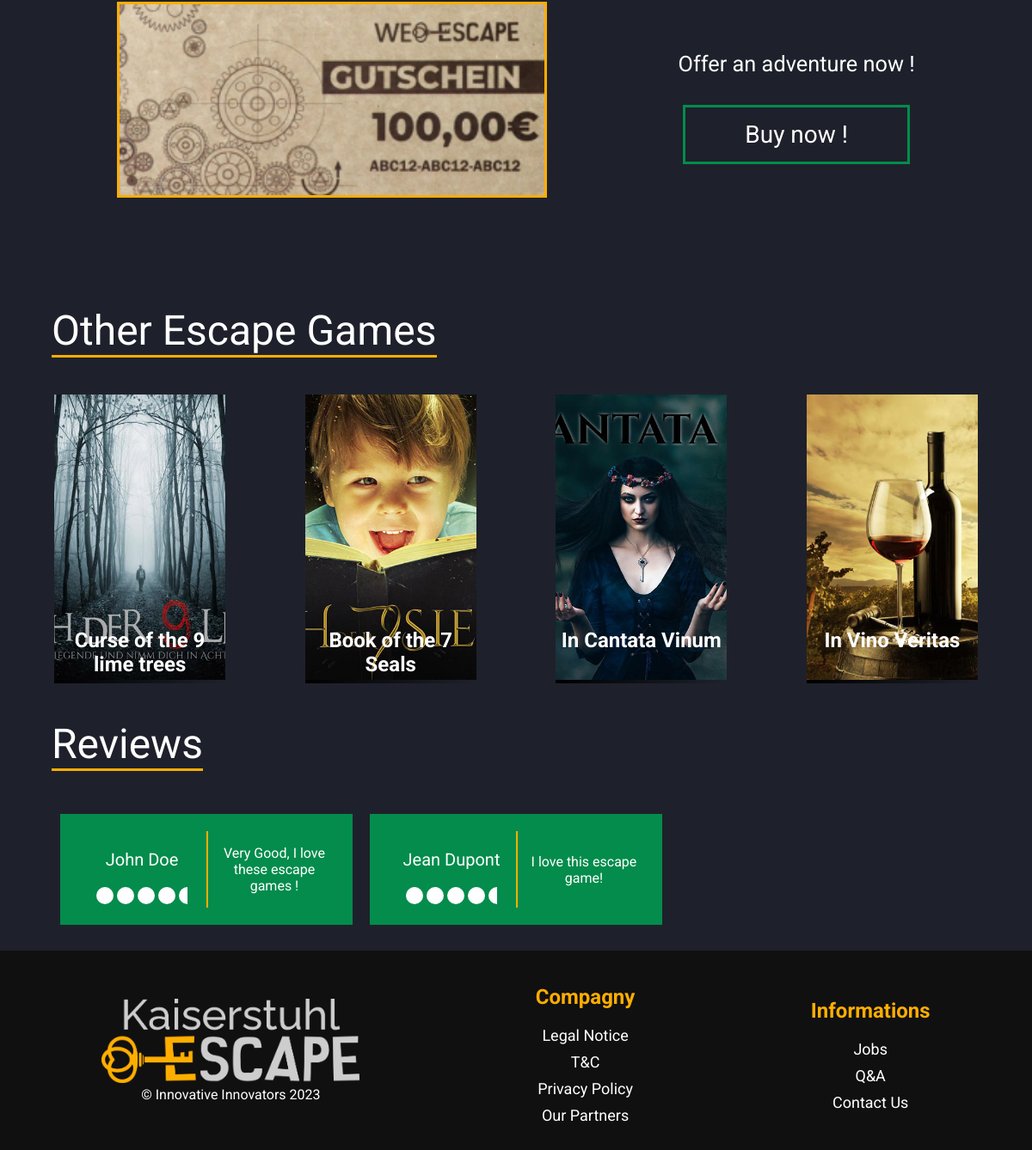
The app's page / (lower part), older data.
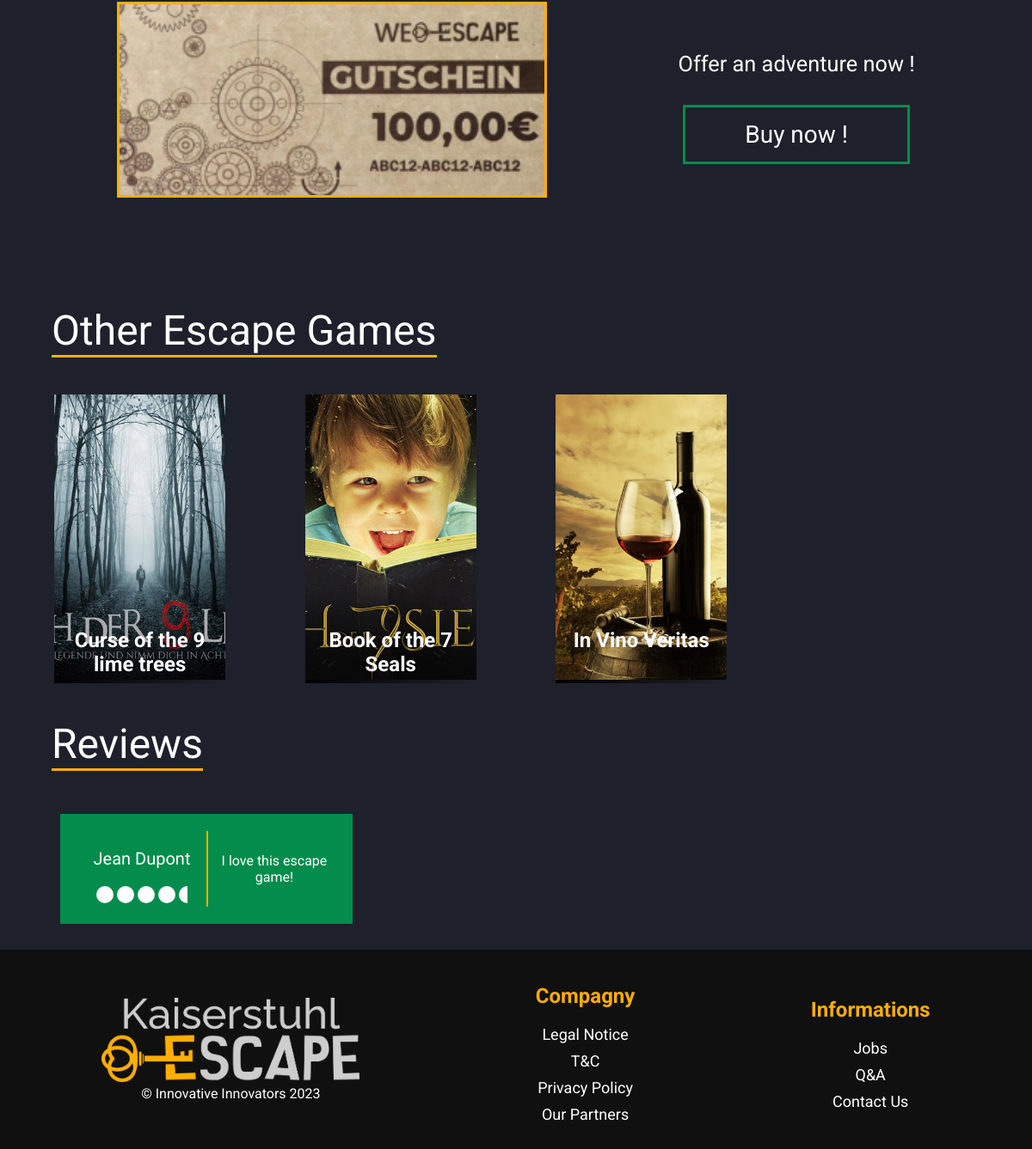
The same page, newer data.
### tables this page shows
CREATE TABLE `escapeGame` (
  `id_escapeGame` int(11) NOT NULL,
  `name` varchar(64) DEFAULT NULL,
  `nameFR` varchar(64) DEFAULT NULL,
  `description` text DEFAULT NULL,
  `descriptionFR` text DEFAULT NULL,
  `address` varchar(255) DEFAULT NULL,
  `duration` int(11) NOT NULL,
  `x` float DEFAULT NULL,
  `y` float DEFAULT NULL,
  `visible` tinyint(1) DEFAULT NULL,
  `onFront` tinyint(1) DEFAULT NULL,
  `price2_3Persons` float DEFAULT NULL,
  `price4Persons` float DEFAULT NULL,
  `price5Persons` float DEFAULT NULL,
  `price6Persons` float DEFAULT NULL,
  `price7Persons` float DEFAULT NULL,
  `price8Persons` float DEFAULT NULL,
  `price9Persons` float DEFAULT NULL,
  `price10Persons` float DEFAULT NULL,
  `price11Persons` float DEFAULT NULL,
  `price12Persons` float DEFAULT NULL,
  `price12PlusPersons` float DEFAULT NULL,
  `difficulty` enum('Beginner','Easy','Medium','Hard','Extreme') DEFAULT NULL,
  `difficultyFR` enum('Débutant','Facile','Moyen','Difficile','Extrême') DEFAULT NULL
);

CREATE TABLE `reviews` (
  `id_reviews` int(11) NOT NULL,
  `firstName` varchar(32) DEFAULT NULL,
  `lastName` varchar(32) DEFAULT NULL,
  `description` text DEFAULT NULL,
  `descriptionFR` text DEFAULT NULL,
  `rating` float DEFAULT NULL,
  `id_escapeGame` int(11) DEFAULT NULL,
  `id_user` int(11) DEFAULT NULL
);

### vue/vue.class.php (called while the page is built, shortened)
<?php
class vue
{
    private $fichierVue;
    public function __construct($action)
    {
        $this->fichierVue = "vue/vue" . $action . ".php";
    }
    public function afficher($data, $title)
    {
        require $this->fichierVue;
        require "gabarit.php";
    }
}

### controleur/ctrPage.class.php (called while the page is built, shortened)
<?php
require_once "modele/escapeGame.class.php";
require_once "modele/reviews.class.php";
require_once "vue/vue.class.php";
class ctrPage
{
    public $objEscapeGame;
    public $objReview;
    public function __construct()
    {
        $this->objEscapeGame = new escapeGame();
        $this->objReview = new review();
    }
    public function accueil()
    {
        if ($this->objEscapeGame->getFrontEscapeGames())
            $frontEscape = $this->objEscapeGame->getFrontEscapeGames();
        else
            $frontEscape = $this->objEscapeGame->getEscapeGames()[0];
        $escapeGames = $this->objEscapeGame->getEscapeGamesWithoutFront();
        $reviews = $this->objReview->getReviews();
        $title = "Home - Kaiserstuhl escape";
        $objVue = new vue("Accueil");
        $objVue->afficher(array("frontEscape" => $frontEscape, "escapeGames" => $escapeGames, "reviews" => $reviews), $title);
    }
}

### index.php (called while the page is built, shortened)
<?php
require "includes/default_config.php";
$objRouteur = new Routeur();
$objRouteur->routeurRequete();

### modele/escapeGame.class.php (called while the page is built, shortened)
<?php
require_once "modele/bdd.class.php";
require_once "vue/vue.class.php";
class escapeGame extends bdd
{
    public function getEscapeGamesWithoutFront()
    {
        $req = "SELECT * FROM escapeGame WHERE onFront = 0 AND visible = 1";
        $escapeGames = $this->execReq($req);
        return $escapeGames;
    }
}

### modele/bdd.class.php (called while the page is built, shortened)
<?php
abstract class bdd
{
    private $bdd;
    protected function execReq($req)
    {
        $reponse = $this->connexionBDD()->query($req);
        $resultat = $reponse->fetchAll(PDO::FETCH_ASSOC);
        return $resultat;
    }
    private function connexionBDD()
    {
        global $conf;
        if (!isset($this->bdd))
            try {
                $options = array(PDO::MYSQL_ATTR_INIT_COMMAND => "SET NAMES utf8");
                $this->bdd = new PDO('mysql:host=' . $conf->DBHOST . ';dbname=' . $conf->DBNAME, $conf->DBUSER, $conf->DBPWD, $options);
            } catch (Exception $err) {
                throw new Exception("Connexion à la BDD");
            }
        return $this->bdd;
    }
}

### includes/default_config.php (called while the page is built, shortened)
<?php
$conf = new stdClass();
$conf->DBHOST = config::$DBHost ?? "localhost";
$conf->DBUSER = config::$DBUser ?? "root";
$conf->DBNAME = config::DBNAME;
$conf->DBPWD = config::$DBPwd ?? "admin";

### modele/reviews.class.php (called while the page is built, shortened)
<?php
require_once "modele/bdd.class.php";
require_once "vue/vue.class.php";
class review extends bdd
{
    public function getReviews()
    {
        $req = "SELECT id_reviews, firstName, lastName, reviews.description, reviews.descriptionFR, rating, reviews.id_escapeGame, id_user, escapeGame.name, escapeGame.nameFR FROM reviews INNER JOIN escapeGame ON reviews.id_escapeGame = escapeGame.id_escapeGame";
        return $this->execReq($req);
    }
}

### vue/vueAccueil.php (the view, shortened to what the changed rows need)
<?php
if ($_SESSION["lang"] == "fr") {
    $titre = $frontEscape["nameFR"];
    $description = $frontEscape["descriptionFR"];
} elseif ($_SESSION["lang"] == "en") {
    $titre = $frontEscape["name"];
    $description = $frontEscape["description"];
} else {
    $titre = $frontEscape["name"];
    $description = $frontEscape["description"];
}
?>
    <?php
    if (file_exists("img/escapeGames/" . $frontEscape["id_escapeGame"] . ".jpg")) {
        $img = "img/escapeGames/" . $frontEscape["id_escapeGame"] . ".jpg";
    } elseif (file_exists("img/escapeGames/" . $frontEscape["id_escapeGame"] . ".png")) {
        $img = "img/escapeGames/" . $frontEscape["id_escapeGame"] . ".png";
    } elseif (file_exists("img/escapeGames/" . $frontEscape["id_escapeGame"] . ".jpeg")) {
        $img = "img/escapeGames/" . $frontEscape["id_escapeGame"] . ".jpeg";
    } else {
        $img = "img/escapeGames/default.jpg";
    }
    ?>
<h2 class="titleUnderline"><?= HOME_OTHER_ESCAPE_TITLE ?></h2>
    <?php
    if (count($escapeGames) > 4) {
        $length = 4;
    } else {
        $length = count($escapeGames);
    }
    for ($i = 0; $i < $length; $i++) {
        $escapeGame = $escapeGames[$i];
        if ($_SESSION["lang"] == "fr") {
            $titre = $escapeGame["nameFR"];
            $description = $escapeGame["descriptionFR"];
        } elseif ($_SESSION["lang"] == "en") {
            $titre = $escapeGame["name"];
            $description = $escapeGame["description"];
        } else {
            $titre = $escapeGame["name"];
            $description = $escapeGame["description"];
        }
        ?>
                <?php
                if (file_exists("img/escapeGames/" . $escapeGame["id_escapeGame"] . ".jpg")) {
                    $img = "img/escapeGames/" . $escapeGame["id_escapeGame"] . ".jpg";
                } elseif (file_exists("img/escapeGames/" . $escapeGame["id_escapeGame"] . ".png")) {
                    $img = "img/escapeGames/" . $escapeGame["id_escapeGame"] . ".png";
                } elseif (file_exists("img/escapeGames/" . $escapeGame["id_escapeGame"] . ".jpeg")) {
                    $img = "img/escapeGames/" . $escapeGame["id_escapeGame"] . ".jpeg";
                } else {
                    $img = "img/escapeGames/default.jpg";
                }
                ?>
        <?php
    }
    ?>
<section class="Vue2">
    <?php
    $escapeGamesR = array_reverse($escapeGames);
    if (count($escapeGamesR) > 4) {
        $length = 4;
    } else {
        $length = count($escapeGamesR);
    }
    for ($i = 0; $i < $length; $i++) {
        $escapeGame = $escapeGamesR[$i];
        if ($_SESSION["lang"] == "fr") {
            $titre = $escapeGame["nameFR"];
        } elseif ($_SESSION["lang"] == "en") {
            $titre = $escapeGame["name"];
        } else {
            $titre = $escapeGame["name"];
        }
        if (file_exists("img/escapeGames/" . $escapeGame["id_escapeGame"] . "-home.jpg")) {
            $img = "img/escapeGames/" . $escapeGame["id_escapeGame"] . "-home.jpg";
        } elseif (file_exists("img/escapeGames/" . $escapeGame["id_escapeGame"] . "-home.png")) {
            $img = "img/escapeGames/" . $escapeGame["id_escapeGame"] . "-home.png";
        } elseif (file_exists("img/escapeGames/" . $escapeGame["id_escapeGame"] . "-home.jpeg")) {
            $img = "img/escapeGames/" . $escapeGame["id_escapeGame"] . "-home.jpeg";
        } else {
            $img = "img/escapeGames/default.png";
        }
        ?>
        <a href="index.php?action=escapeGame&escapeGame=<?= $escapeGame["id_escapeGame"] ?>">
            <div>
                <div class="Posi">
                    <div>
                        <img class="img1" src="<?= $img ?>" alt="<?= $escapeGame["id_escapeGame"] ?>_<?= $titre ?>">
                    </div>
                    <h2><?= $titre ?></h2>
                </div>
            </div>
        </a>
        <?php
    }
    ?>
</section>
<h2 class="titleUnderline"><?= HOME_REVIEW_TITLE ?></h2>
<div class="reviewsHome">
    <?php
    $length = count($reviews);
    if (count($reviews) < 3) {
        $length = count($reviews);
    } else {
        $length = 3;
    }
    for ($i = 0; $i < $length; $i++) {
        if ($_SESSION["lang"] == "fr") {
            $description = $reviews[$i]["descriptionFR"];
        } elseif ($_SESSION["lang"] == "en") {
            $description = $reviews[$i]["description"];
        } else {
            $description = $reviews[$i]["description"];
        }
        ?>
        <div class="aReview">
            <div class="leftReview">
                <p class="reviewName"><?= $reviews[$i]["firstName"] . " " . $reviews[$i]["lastName"] ?></p>
                <div class="reviewStars">
                    <svg height="20" width="20">
                        <circle cx="10" cy="10" r="10" fill="white"/>
                    </svg>
                    <svg height="20" width="20">
                        <circle cx="10" cy="10" r="10" fill="white"/>
                    </svg>
                    <svg height="20" width="20">
                        <circle cx="10" cy="10" r="10" fill="white"/>
                    </svg>
                    <svg height="20" width="20">
                        <circle cx="10" cy="10" r="10" fill="white"/>
                    </svg>
                    <svg height="20" width="10">
                        <circle cx="10" cy="10" r="10" fill="white"/>
                    </svg>
                </div>
            </div>
            <div class="rightReview">
                <p><?= $description ?></p>
            </div>
        </div>
        <?php
    }
    ?>
</div>

Row changes from the older to the newer data that the page shows:
no longer on this page (row edited): escapegame: shows a picture, name "In Cantata Vinum"
removed reviews: firstName "John", lastName "Doe", description "Very Good, I love these escape games !"
